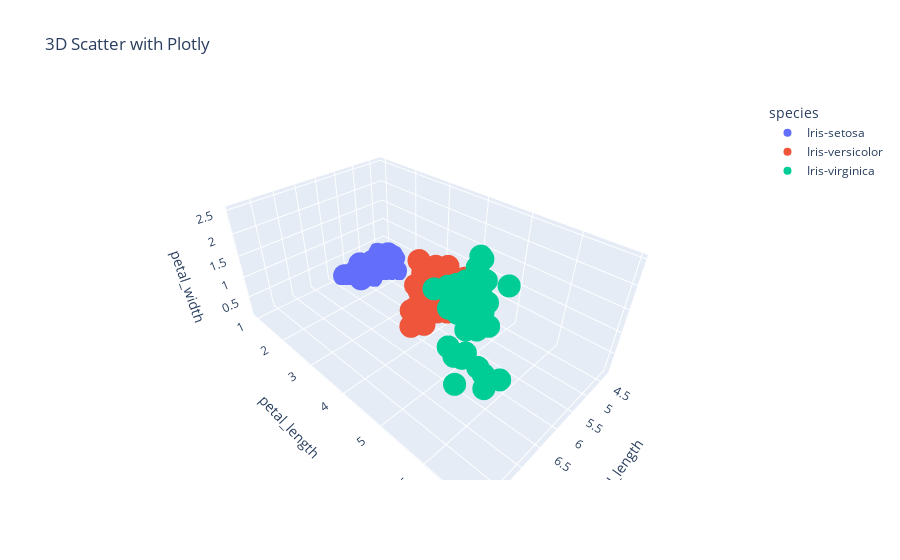

Notebook code for this chart:
### Code cell
import plotly.express as px
fig = px.scatter_3d(df, x='sepal_length', y='petal_length', z='petal_width',
                    color='species', title="3D Scatter with Plotly")
fig.show()

### Figure 1 — Plotly figure (JSON) as saved in the notebook; plotly's stock layout.template omitted (floating-point values rounded to 4 significant figures)
{"data": [{"hovertemplate": "species=Iris-setosa<br>sepal_length=%{x}<br>petal_length=%{y}<br>petal_width=%{z}<extra></extra>", "legendgroup": "Iris-setosa", "marker": {"color": "#636efa", "symbol": "circle"}, "mode": "markers", "name": "Iris-setosa", "scene": "scene", "showlegend": true, "type": "scatter3d", "x": [5.1, 4.9, 4.7, 4.6, 5, 5.4, 4.6, 5, 4.4, 4.9, 5.4, 4.8, 4.8, 4.3, 5.8, 5.7, 5.4, 5.1, 5.7, 5.1, 5.4, 5.1, 4.6, 5.1, 4.8, 5, 5, 5.2, 5.2, 4.7, 4.8, 5.4, 5.2, 5.5, 4.9, 5, 5.5, 4.9, 4.4, 5.1, 5, 4.5, 4.4, 5, 5.1, 4.8, 5.1, 4.6, 5.3, 5], "y": [1.4, 1.4, 1.3, 1.5, 1.4, 1.7, 1.4, 1.5, 1.4, 1.5, 1.5, 1.6, 1.4, 1.1, 1.2, 1.5, 1.3, 1.4, 1.7, 1.5, 1.7, 1.5, 1, 1.7, 1.9, 1.6, 1.6, 1.5, 1.4, 1.6, 1.6, 1.5, 1.5, 1.4, 1.5, 1.2, 1.3, 1.5, 1.3, 1.5, 1.3, 1.3, 1.3, 1.6, 1.9, 1.4, 1.6, 1.4, 1.5, 1.4], "z": [0.2, 0.2, 0.2, 0.2, 0.2, 0.4, 0.3, 0.2, 0.2, 0.1, 0.2, 0.2, 0.1, 0.1, 0.2, 0.4, 0.4, 0.3, 0.3, 0.3, 0.2, 0.4, 0.2, 0.5, 0.2, 0.2, 0.4, 0.2, 0.2, 0.2, 0.2, 0.4, 0.1, 0.2, 0.1, 0.2, 0.2, 0.1, 0.2, 0.2, 0.3, 0.3, 0.2, 0.6, 0.4, 0.3, 0.2, 0.2, 0.2, 0.2]}, {"hovertemplate": "species=Iris-versicolor<br>sepal_length=%{x}<br>petal_length=%{y}<br>petal_width=%{z}<extra></extra>", "legendgroup": "Iris-versicolor", "marker": {"color": "#EF553B", "symbol": "circle"}, "mode": "markers", "name": "Iris-versicolor", "scene": "scene", "showlegend": true, "type": "scatter3d", "x": [7, 6.4, 6.9, 5.5, 6.5, 5.7, 6.3, 4.9, 6.6, 5.2, 5, 5.9, 6, 6.1, 5.6, 6.7, 5.6, 5.8, 6.2, 5.6, 5.9, 6.1, 6.3, 6.1, 6.4, 6.6, 6.8, 6.7, 6, 5.7, 5.5, 5.5, 5.8, 6, 5.4, 6, 6.7, 6.3, 5.6, 5.5, 5.5, 6.1, 5.8, 5, 5.6, 5.7, 5.7, 6.2, 5.1, 5.7], "y": [4.7, 4.5, 4.9, 4, 4.6, 4.5, 4.7, 3.3, 4.6, 3.9, 3.5, 4.2, 4, 4.7, 3.6, 4.4, 4.5, 4.1, 4.5, 3.9, 4.8, 4, 4.9, 4.7, 4.3, 4.4, 4.8, 5, 4.5, 3.5, 3.8, 3.7, 3.9, 5.1, 4.5, 4.5, 4.7, 4.4, 4.1, 4, 4.4, 4.6, 4, 3.3, 4.2, 4.2, 4.2, 4.3, 3, 4.1], "z": [1.4, 1.5, 1.5, 1.3, 1.5, 1.3, 1.6, 1, 1.3, 1.4, 1, 1.5, 1, 1.4, 1.3, 1.4, 1.5, 1, 1.5, 1.1, 1.8, 1.3, 1.5, 1.2, 1.3, 1.4, 1.4, 1.7, 1.5, 1, 1.1, 1, 1.2, 1.6, 1.5, 1.6, 1.5, 1.3, 1.3, 1.3, 1.2, 1.4, 1.2, 1, 1.3, 1.2, 1.3, 1.3, 1.1, 1.3]}, {"hovertemplate": "species=Iris-virginica<br>sepal_length=%{x}<br>petal_length=%{y}<br>petal_width=%{z}<extra></extra>", "legendgroup": "Iris-virginica", "marker": {"color": "#00cc96", "symbol": "circle"}, "mode": "markers", "name": "Iris-virginica", "scene": "scene", "showlegend": true, "type": "scatter3d", "x": [6.3, 5.8, 7.1, 6.3, 6.5, 7.6, 4.9, 7.3, 6.7, 7.2, 6.5, 6.4, 6.8, 5.7, 5.8, 6.4, 6.5, 7.7, 7.7, 6, 6.9, 5.6, 7.7, 6.3, 6.7, 7.2, 6.2, 6.1, 6.4, 7.2, 7.4, 7.9, 6.4, 6.3, 6.1, 7.7, 6.3, 6.4, 6, 6.9, 6.7, 6.9, 5.8, 6.8, 6.7, 6.7, 6.3, 6.5, 6.2, 5.9], "y": [6, 5.1, 5.9, 5.6, 5.8, 6.6, 4.5, 6.3, 5.8, 6.1, 5.1, 5.3, 5.5, 5, 5.1, 5.3, 5.5, 6.7, 6.9, 5, 5.7, 4.9, 6.7, 4.9, 5.7, 6, 4.8, 4.9, 5.6, 5.8, 6.1, 6.4, 5.6, 5.1, 5.6, 6.1, 5.6, 5.5, 4.8, 5.4, 5.6, 5.1, 5.1, 5.9, 5.7, 5.2, 5, 5.2, 5.4, 5.1], "z": [2.5, 1.9, 2.1, 1.8, 2.2, 2.1, 1.7, 1.8, 1.8, 2.5, 2, 1.9, 2.1, 2, 2.4, 2.3, 1.8, 2.2, 2.3, 1.5, 2.3, 2, 2, 1.8, 2.1, 1.8, 1.8, 1.8, 2.1, 1.6, 1.9, 2, 2.2, 1.5, 1.4, 2.3, 2.4, 1.8, 1.8, 2.1, 2.4, 2.3, 1.9, 2.3, 2.5, 2.3, 1.9, 2, 2.3, 1.8]}], "layout": {"legend": {"title": {"text": "species"}, "tracegroupgap": 0}, "scene": {"domain": {"x": [0, 1], "y": [0, 1]}, "xaxis": {"title": {"text": "sepal_length"}}, "yaxis": {"title": {"text": "petal_length"}}, "zaxis": {"title": {"text": "petal_width"}}}, "title": {"text": "3D Scatter with Plotly"}}}
